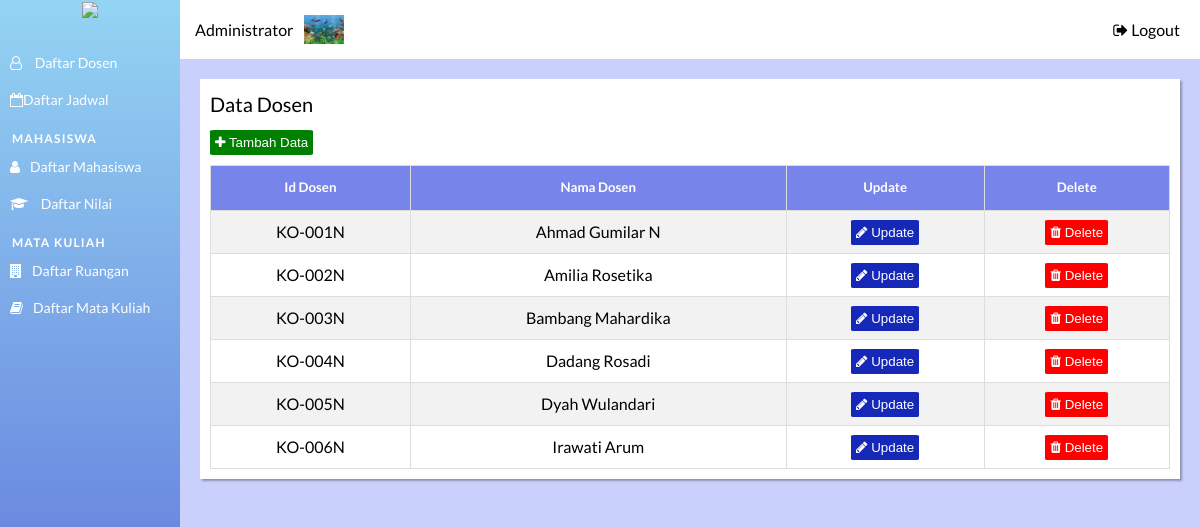
/admin/admin_home_page.php?page=dosen (signed in), run on the app's committed database.
### tables this page shows
CREATE TABLE `dosen` (
  `ID_Dosen` char(7) NOT NULL,
  `Nama_Dosen` varchar(40) NOT NULL
);

### admin/Dosen/index.php (the view, shortened to what this page needs)
<div class="tabel-page">
    <div class="tabel-heading">
        Data Dosen
    </div>
    <div class="button-container">
        <button class= "button-input" id="myBtn" onclick="show_modal(0)">
            <i class= "fa fa-plus" aria-hidden="true"></i> Tambah Data
        </button>
    </div>
    <table id="list-data" class="display">
        <tread>
            <tr>
                <th><h5>Id Dosen</h5></th>
                <th><h5>Nama Dosen</h5></th>
                <th><h5>Update</h5></th>
                <th><h5>Delete</h5></th>
            </tr>
        </tread>
        <?php
            include "../config/db_connection.php";
            $sql = "SELECT * FROM dosen";
            $result = mysqli_query ($conn, $sql);
            if (mysqli_num_rows($result) > 0) {
                $i =1;
                 while($row= mysqli_fetch_assoc($result)) {
        ?>
                <tr>
                    <td><?php echo $row["ID_Dosen"];?></td>
                    <td><?php echo $row["Nama_Dosen"];?></td>
                    <td>
                        <button class="button-edit" id="buttonEdit" onclick="show_modal(<?php echo $i?>)">
                            <i class="fa fa-pencil" aria-hidden="true"></i>
                            Update
                        </button>
                    </td>
                    <td>
                        <a href='javascript;hapusData("<?php echo $row['ID_Dosen']?>",1)'>
                            <button class="button-delete">
                                <i class="fa fa-trash" aria-hidden="true"></i> Delete
                            </button>
                        </a>
                    </td>
                </tr>
        <?php
                $i++;
                }
            }
            else {
                    echo "0 results";
            }
        ?>
    </table>
 </div>

### admin/admin_home_page.php (shortened to what this page needs)
<!DOCTYPE html>
<head>
<link rel="stylesheet" href="https://cdnjs.cloudflare.com/ajax/libs/font-awesome/4.7.e/css/font-awesome.min.css">
<link rel="stylesheet" href="../assets/style/homepage.css">
<link rel="stylesheet" href="../assets/style/tabel.css">
<link rel="stylesheet" href="../assets/style/dashboard.css">
<link rel="stylesheet" href="../assets/style/modal.css">
</head>
<body>
<div class="container">
<div id="page-h" class="page-header">
<div class="page-logo">
<img class="logo" src="../assets/image/stmik.png.png"/></div>
<a href="?page=dosen" ><i class="fa fa-user-o fa-icon" aria-hidden="true"></i> Daftar Dosen</a>
<a href="?page=Jadwal_Mengajar"><i class="fa fa-calendar-o fa-Icon" aria-hidden="true"></I></I>Daftar Jadwal</a>
<h3 class="menu-heading">Mahasiswa</h3>
<a href="?page=mahasiswa"><i class="fa fa-user fa-icon" aria-hidden="true"></i>Daftar Mahasiswa</a>
<a href="?page=nilai"><i class="fa fa-graduation-cap fa-icon" aria-hidden="true"></i> Daftar Nilai</a>
<h3 class="menu-heading">Mata Kuliah</h3>
<a href="?page=ruangan"><i class="fa fa-building fa-icon" aria-hidden="true"></i>Daftar Ruangan</a>
<a href="?page=matkul" ><i class="fa fa-book fa-icon" aria-hidden="true"></i>Daftar Mata Kuliah</a>
</div>
<div class="page-content">
<div class="content-header">
<span>Administrator</span>
<img src="../assets/image/admin2.png.jpg" class="icon" />
<div class="admin-icon">
<a class="link" href="logout.php">
    <i class="fa fa-sign-out" aria-hidden="true"></i>
    <span>Logout</span>
</a>
</div>
</div>
<div class="content">
<?php
if (isset($_GET['page'])) {
$page = $_GET['page'];
switch ($page) {
case "dosen":
include "dosen/index.php";
break;
}
}
?>
</div>
</div>
</div>
</body>
</html>

### assets/style/homepage.css (style rules this page uses)
* { padding: 0; margin: 0; box-sizing: border-box; }
a { text-decoration: none; }
.link { color:black; }
body { font: 16px/1.5 "lato", sans-serif; }
.logo { width: 170px; }
.container { width: 100%; }
.page-header { position: fixed; margin: 0; padding: 0; height: 100%; overflow: auto; width: 15%; background-image: linear-gradient(#94D4F3, #5564D6) !important; }
.page-header a, .dropdown-btn { padding: 8px 0px 8px 10px; text-decoration: none; width: 100%; font-size: 14px; color: #FFFEFE; display: block; border: none; background: none; transition: 0.3s; outline: none; text-align: left; }
.page-logo { display: table; margin: 0 auto; margin-bottom: 20px; }
.menu-heading { text-transform: uppercase; letter-spacing: 0.10em; font-size: 12px; margin-top: 12px; margin-left: 12px; color: white; }
.fa-icon { float: float-left; padding-right: 10px; }
.page-content { margin: 0; background-color: #CAD0FC; height: 100%; width: 85%; position: absolute; right: 0; }
.icon { width: 40px; margin-left: 10px; }
.content-header { width: 100%; background-color: #FFFFFF; display: flex; align-items: center; padding: 15px 15px 15px 15px; }
.admin-icon { position: absolute; display: flex; align-items: center; right: 0; margin-right: 20px; }
.content { width: 100%; background-color: #CAD0FC; padding: 20px 20px 20px 20px; }

### assets/style/tabel.css (style rules this page uses)
.tabel-page { background-color: #FFFF; box-shadow: 2px 2px 2px rgba(0, 0, 0,0.3); padding: 10px; width: 100%; height: auto; }
#list-data { font: 16px/1.5 "lato", sans-serif; border-collapse: collapse; width: 100%; }
#list-data td, #list-data th { border: 1px solid #ddd; padding: 8px; text-align: center; }
#list-data tr:nth-child(even) { background-color: #f2f2f2; }
#list-data th { padding-top: 12px; padding-bottom: 12px; text-align: center; background-color: #7784E9; color: white; }
.tabel-heading { font-size: 20px; margin-bottom: 10px; }
.button-container { margin-bottom: 10px; }
.button-input { background-color: green; border-radius: 5%; padding: 5px; border: none; color: #FFFFFF; }
.button-delete { background-color: #FF0000; border-radius: 5%; padding: 5px; border: none; color: #FFFFFF; }
.button-edit { background-color: #1528B7; border-radius: 5%; padding: 5px; border: none; color: #FFFFFF; }

### data on the page
dosen: ID_Dosen "KO-001N", Nama_Dosen "Ahmad Gumilar N"
dosen: ID_Dosen "KO-002N", Nama_Dosen "Amilia Rosetika"
dosen: ID_Dosen "KO-003N", Nama_Dosen "Bambang Mahardika"
dosen: ID_Dosen "KO-004N", Nama_Dosen "Dadang Rosadi"
dosen: ID_Dosen "KO-005N", Nama_Dosen "Dyah Wulandari"
dosen: ID_Dosen "KO-006N", Nama_Dosen "Irawati Arum"
